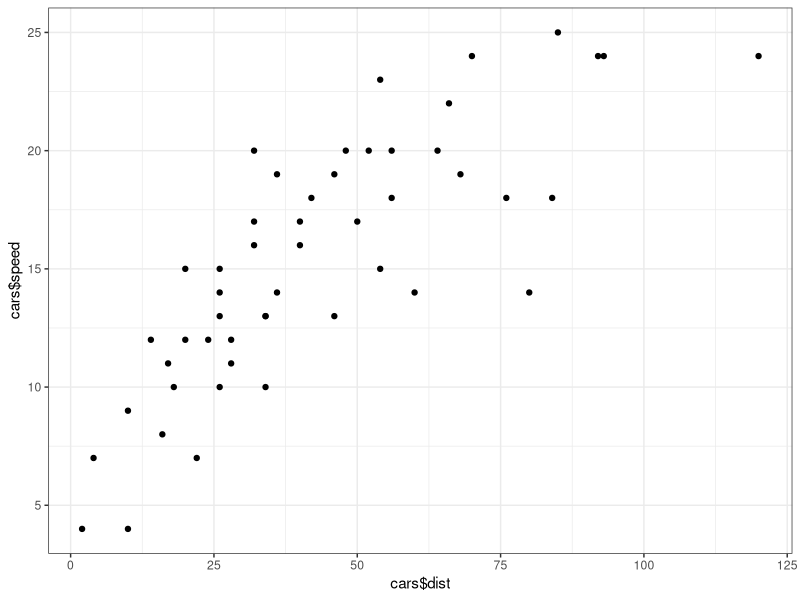

The R source for this figure:
##############
# Make cars scatter plot (example R script origingally for source_url blog post)
# Christopher Gandrud
# 10 July 2012
##############

# Make cars scatter plot
  library(ggplot2)
  qplot(cars$dist, cars$speed) +
        theme_bw()